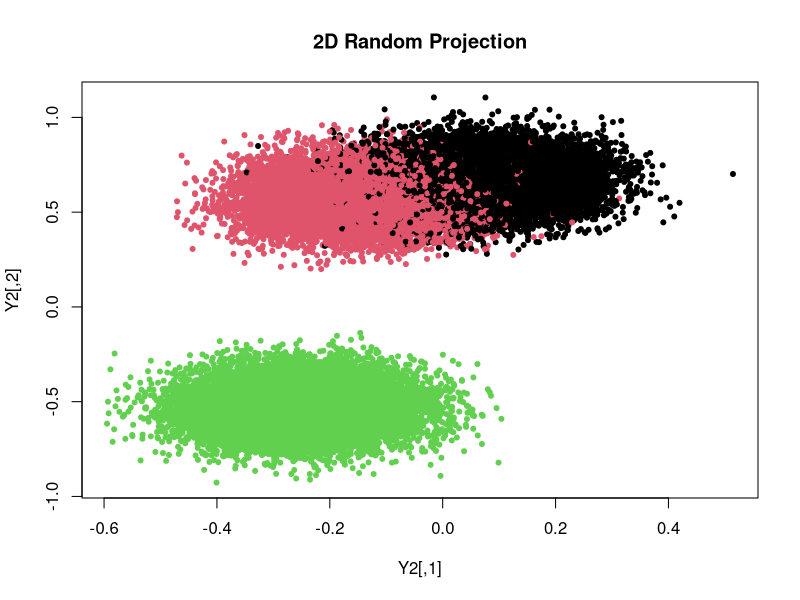
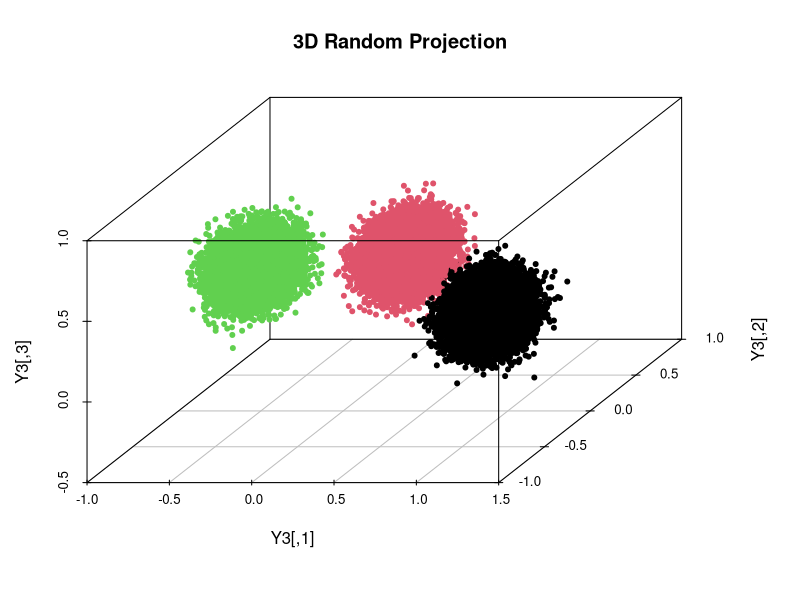

Write R code to recreate these figures, in order.
# Required packages
if(!require(MASS))     install.packages("MASS")
if(!require(mvtnorm))  install.packages("mvtnorm")
if(!require(cluster))  install.packages("cluster")
if(!require(scatterplot3d))  install.packages("scatterplot3d")

library(MASS)
library(mvtnorm)
library(scatterplot3d)

set.seed(123)

# PARAMETERS
d <- 10      # dimension (e.g. 3, 10, 50)
K <- 3       # number of groups
N <- 50000   # number of samples for Monte-Carlo

# 1) Generate means (mu) on the unit hypersphere
raw <- matrix(rnorm(d*K), nrow=K, ncol=d)
mu <- t(apply(raw, 1, function(x) x / sqrt(sum(x^2))))

# 2) Define covariance matrices (Σ_i)
make_ar1_cov <- function(rho, d, sigma = 1) {
  mat <- outer(1:d, 1:d, function(i, j) sigma*rho^abs(i - j))
  return(mat)
}

# Each group gets its own AR(1)-type covariance with a random rho in (-0.9, 0.9)

rho = 0.10 # the closer to 1, the less spread, so the easier it is to distinguish the groups
rhos <- rep(rho, K)

# rhos <- c(0.5, 0.7, 0.3)
sigmas <- rep(0.01, K)

# Combine rhos and sigmas into a list of pairs
params <- mapply(function(rho, sigma) list(rho = rho, sigma = sigma), rhos, sigmas, SIMPLIFY = FALSE)

# Generate covariance matrices using lapply
cov_matrices <- lapply(params, function(p) make_ar1_cov(p$rho, d, p$sigma))

# sigmas <- lapply(rhos, function(rho) make_ar1_cov(rho, d))

# Precompute Cholesky and det
chol_list <- lapply(cov_matrices, chol)
det_list  <- sapply(cov_matrices, det)

# 3) Closed-form distances
pairs <- combn(K, 2)
DM  <- matrix(0, K, K)
DB  <- matrix(0, K, K)
rho <- matrix(0, K, K)

for(idx in 1:ncol(pairs)) {
  i <- pairs[1, idx]; j <- pairs[2, idx]
  # mixture covariance
  Sij <- (cov_matrices[[i]] + cov_matrices[[j]]) / 2
  invSij <- solve(Sij)
  
  diff <- mu[i,] - mu[j,]
  DM[i,j] <- sqrt(t(diff) %*% invSij %*% diff)
  DM[j,i] <- DM[i,j]
  
  term1 <- 0.125 * t(diff) %*% invSij %*% diff
  term2 <- 0.5 * log(det(Sij) / sqrt(det_list[i]*det_list[j]))
  DB[i,j] <- term1 + term2
  DB[j,i] <- DB[i,j]
  
  rho[i,j] <- exp(-DB[i,j])
  rho[j,i] <- rho[i,j]
}

lower_triangle_named <- function(mat) {
  idx <- which(lower.tri(mat), arr.ind = TRUE)
  data.frame(
    Group1 = idx[,1],
    Group2 = idx[,2],
    Value  = mat[idx]
  )
}

scalar_products <- mu %*% t(mu)

cat("Scalar product matrix (cosine between group centers):\n")
print(round(scalar_products, 3))

cat("Lower triangle (scalar products between centers):\n")
print(lower_triangle_named(scalar_products))

cat("Mahalanobis distances (lower triangle):\n")
print(lower_triangle_named(DM))

cat("Bhattacharyya distances (lower triangle):\n")
print(lower_triangle_named(DB))

cat("Overlap coefficients (rho = exp(-DB)) (lower triangle):\n")
print(lower_triangle_named(rho))

# 4) Monte-Carlo sampling & classification
# draw true labels
zs <- sample(1:K, size=N, replace=TRUE, prob=rep(1/K, K))
X  <- matrix(0, nrow=N, ncol=d)
for(i in 1:K) {
  ni <- sum(zs == i)
  if(ni > 0) {
    X[zs==i, ] <- mvrnorm(ni, mu=mu[i,], Sigma=cov_matrices[[i]])
  }
}

# compute log-densities and assign
logdens <- sapply(1:K, function(i) {
  dmvnorm(X, mean=mu[i,], sigma=cov_matrices[[i]], log=TRUE) + log(1/K)
})
pred <- max.col(logdens)

# overall misclassification rate
err_rate <- mean(pred != zs)
cat(sprintf("Overall error rate: %.3f\n", err_rate))

# confusion matrix
conf <- table(True=zs, Pred=pred)
print(conf)

# silhouette score (on full data may be slow for N=50k—sample 5k for silhouette)
ssample <- sample(1:N, min(5000, N))
sil <- silhouette(zs[ssample], dist(X[ssample, ]))
cat(sprintf("Average silhouette width: %.3f\n", mean(sil[, 3])))

# 5) Random-projection visualization (2D & 3D)
# 2D projection
P2 <- qr.Q(qr(matrix(rnorm(d*2), ncol=2)))
Y2 <- X %*% P2
plot(Y2, col=zs, pch=20, main="2D Random Projection")

# 3D projection (if d > 2)
if(require(scatterplot3d)) {
  P3 <- qr.Q(qr(matrix(rnorm(d*3), ncol=3)))
  Y3 <- X %*% P3
  scatterplot3d::scatterplot3d(
    Y3, color=zs, pch=20, main="3D Random Projection"
  )
} else {
  message("Install 'scatterplot3d' for 3D plotting.")
}
